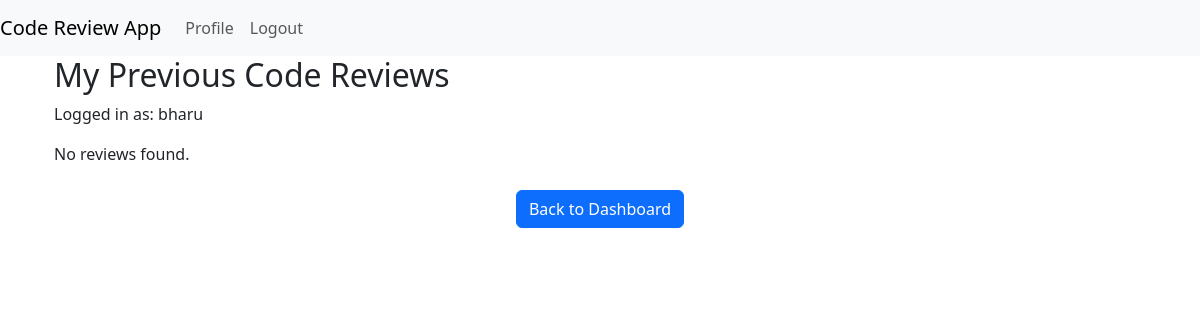
The page /profile/ (signed in) on the database as committed earlier.
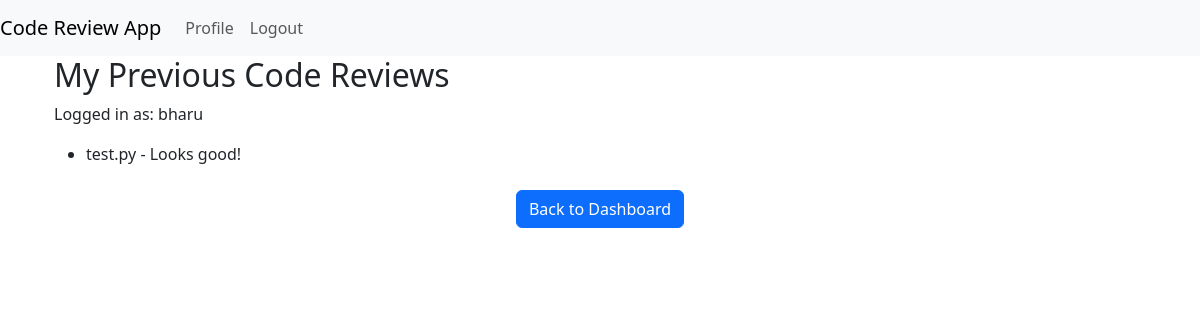
The same page on the database as committed later.
### review/models.py (models this page shows)
class CodeReview(models.Model):
    user = models.ForeignKey(User, on_delete=models.CASCADE)
    file_name = models.CharField(max_length=255,default="Untitled")
    code_content = models.TextField()
    review_feedback = models.TextField()
    created_at = models.DateTimeField(auto_now_add=True)
    def __str__(self):
        return f"{self.user.username} - {self.file_name}"

### review/views.py (the view)
# urls.py: path("profile/", views.profile, name="profile"),  # Protected Profile
@login_required(login_url="login")
def profile(request):
    print(request.user)  # Add this line
    reviews = CodeReview.objects.filter(user=request.user)
    print(reviews)  # Check if this prints in the console
    return render(request, "review/profile.html", {"reviews": reviews})

### review/templates/review/profile.html (shortened to what this page needs)
{% extends 'base.html' %}
{% block content %}
<div class="container">
    <h2>My Previous Code Reviews</h2>
    <p>Logged in as: {{ request.user }}</p>
    {% if reviews %}
    <ul>
        {% for review in reviews %}
            <li>{{ review.file_name }} - {{ review.review_feedback }}</li>
        {% endfor %}
    </ul>
{% else %}
    <p>No reviews found.</p>
{% endif %}
    <div class="text-center mt-4">
        <a href="{% url 'dashboard' %}" class="btn btn-primary">Back to Dashboard</a>
    </div>
</div>
{% endblock %}

### review/templates/base.html (shortened to what this page needs)
<!DOCTYPE html>
<html lang="en">
<head>
    <link href="https://cdn.jsdelivr.net/npm/bootstrap@5.3.0/dist/css/bootstrap.min.css" rel="stylesheet">
</head>
<body>
    <nav class="navbar navbar-expand-lg navbar-light bg-light">
        <a class="navbar-brand" href="{% url 'dashboard' %}">Code Review App</a>
        <div class="collapse navbar-collapse">
            <ul class="navbar-nav ml-auto">
                {% if user.is_authenticated %}
                    <li class="nav-item">
                        <a class="nav-link" href="{% url 'profile' %}">Profile</a>
                    </li>
                    <li class="nav-item">
                        <a class="nav-link" href="{% url 'logout' %}">Logout</a>
                    </li>
                {% endif %}
            </ul>
        </div>
    </nav>
<div class="container">
    {% block content %}
    {% endblock %}
</div>
</body>
</html>

Rows that differ between the two databases and show on the page:
added CodeReview: file_name "test.py", review_feedback "Looks good!"
Other text that changed with them:
text no longer shown: "No reviews found."
